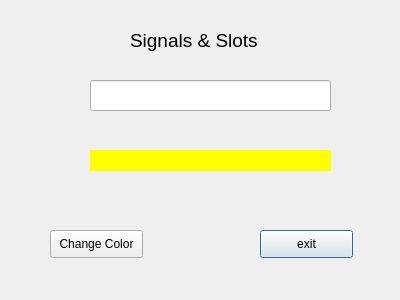
<?xml version="1.0" encoding="UTF-8"?>
<ui version="4.0">
 <class>Dialog</class>
 <widget class="QDialog" name="Dialog">
  <property name="geometry">
   <rect>
    <x>0</x>
    <y>0</y>
    <width>400</width>
    <height>300</height>
   </rect>
  </property>
  <property name="windowTitle">
   <string>Dialog</string>
  </property>
  <property name="autoFillBackground">
   <bool>false</bool>
  </property>
  <property name="styleSheet">
   <string notr="true"/>
  </property>
  <widget class="QPushButton" name="pushButton">
   <property name="geometry">
    <rect>
     <x>260</x>
     <y>230</y>
     <width>93</width>
     <height>28</height>
    </rect>
   </property>
   <property name="text">
    <string>exit</string>
   </property>
  </widget>
  <widget class="QLabel" name="label">
   <property name="geometry">
    <rect>
     <x>130</x>
     <y>20</y>
     <width>181</width>
     <height>41</height>
    </rect>
   </property>
   <property name="text">
    <string>&lt;html&gt;&lt;head/&gt;&lt;body&gt;&lt;p&gt;&lt;span style=&quot; font-size:14pt;&quot;&gt;Signals &amp;amp; Slots&lt;/span&gt;&lt;/p&gt;&lt;/body&gt;&lt;/html&gt;</string>
   </property>
  </widget>
  <widget class="QLineEdit" name="lineEdit">
   <property name="geometry">
    <rect>
     <x>90</x>
     <y>80</y>
     <width>241</width>
     <height>31</height>
    </rect>
   </property>
  </widget>
  <widget class="QLabel" name="label_2">
   <property name="geometry">
    <rect>
     <x>90</x>
     <y>150</y>
     <width>241</width>
     <height>21</height>
    </rect>
   </property>
   <property name="autoFillBackground">
    <bool>false</bool>
   </property>
   <property name="styleSheet">
    <string notr="true">background-color: yellow</string>
   </property>
   <property name="text">
    <string/>
   </property>
  </widget>
  <widget class="QPushButton" name="pushButton_2">
   <property name="geometry">
    <rect>
     <x>50</x>
     <y>230</y>
     <width>93</width>
     <height>28</height>
    </rect>
   </property>
   <property name="styleSheet">
    <string notr="true"/>
   </property>
   <property name="text">
    <string>Change Color</string>
   </property>
  </widget>
 </widget>
 <resources/>
 <connections>
  <connection>
   <sender>pushButton</sender>
   <signal>clicked()</signal>
   <receiver>Dialog</receiver>
   <slot>close()</slot>
   <hints>
    <hint type="sourcelabel">
     <x>328</x>
     <y>243</y>
    </hint>
    <hint type="destinationlabel">
     <x>376</x>
     <y>215</y>
    </hint>
   </hints>
  </connection>
  <connection>
   <sender>pushButton_2</sender>
   <signal>clicked()</signal>
   <receiver>Dialog</receiver>
   <slot>setStyleSheet()</slot>
   <hints>
    <hint type="sourcelabel">
     <x>121</x>
     <y>248</y>
    </hint>
    <hint type="destinationlabel">
     <x>171</x>
     <y>229</y>
    </hint>
   </hints>
  </connection>
  <connection>
   <sender>lineEdit</sender>
   <signal>textChanged(QString)</signal>
   <receiver>label_2</receiver>
   <slot>setText(QString)</slot>
   <hints>
    <hint type="sourcelabel">
     <x>212</x>
     <y>94</y>
    </hint>
    <hint type="destinationlabel">
     <x>203</x>
     <y>150</y>
    </hint>
   </hints>
  </connection>
 </connections>
 <slots>
  <slot>setStyleSheet()</slot>
 </slots>
</ui>
